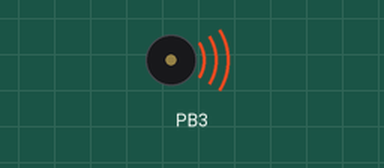
This program was run on a simulated ATmega16, built with avr-gcc and emulated at 1 MHz. Shown: buzzer (waves = sounding). At 0.0 s the program stops and its outputs stay as they are.

Above: at 0.1 s.
Timing chart, 0 to 1.5 s (numbered marks = the images above):
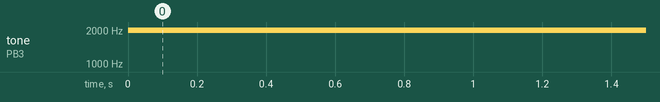

Measured:
- by itself, tone on PB3: silent → 1992 Hz at 0.00 s

The program:

main.c
```c
/*
 * (PDF.4)ATMEGA16_EXERCISE-3.c
 *
 * Created: 21-Aug-20 5:21:44 PM
 * Author : mohab
 */

#include <avr/io.h>
#include <avr/interrupt.h>

#ifndef F_CPU
#define F_CPU 1000000
#endif

void initialize_timer(void)
{
	TCCR0=(1<<FOC0) | (1<<WGM01) | (1<<COM00) | (1<<CS00);	//non-pwm mode,CTC mode,toggle OC0,no prescale
	/* Configure timer control register
	 * 1. Non PWM mode FOC0=1
	 * 2. CTC Mode WGM01=1 & WGM00=0
	 * 3. Toggle OC0 on compare match COM00=1 & COM01=0
	 * 4. clock = CPU clock CS00=1 CS01=0 CS02=0
	 */
	TCNT0=0;											//zerowing intial value
	OCR0=250;											//F(required)=F(f_cpu)/N(prescaler)*256(no. of timer count)
}

int main(void)
{
	DDRB|=(1<<PB3);				//make pin 3 in port B as output which is the compare match pin for timer 0
	initialize_timer();
    while (1)
    {
    }
}
```
